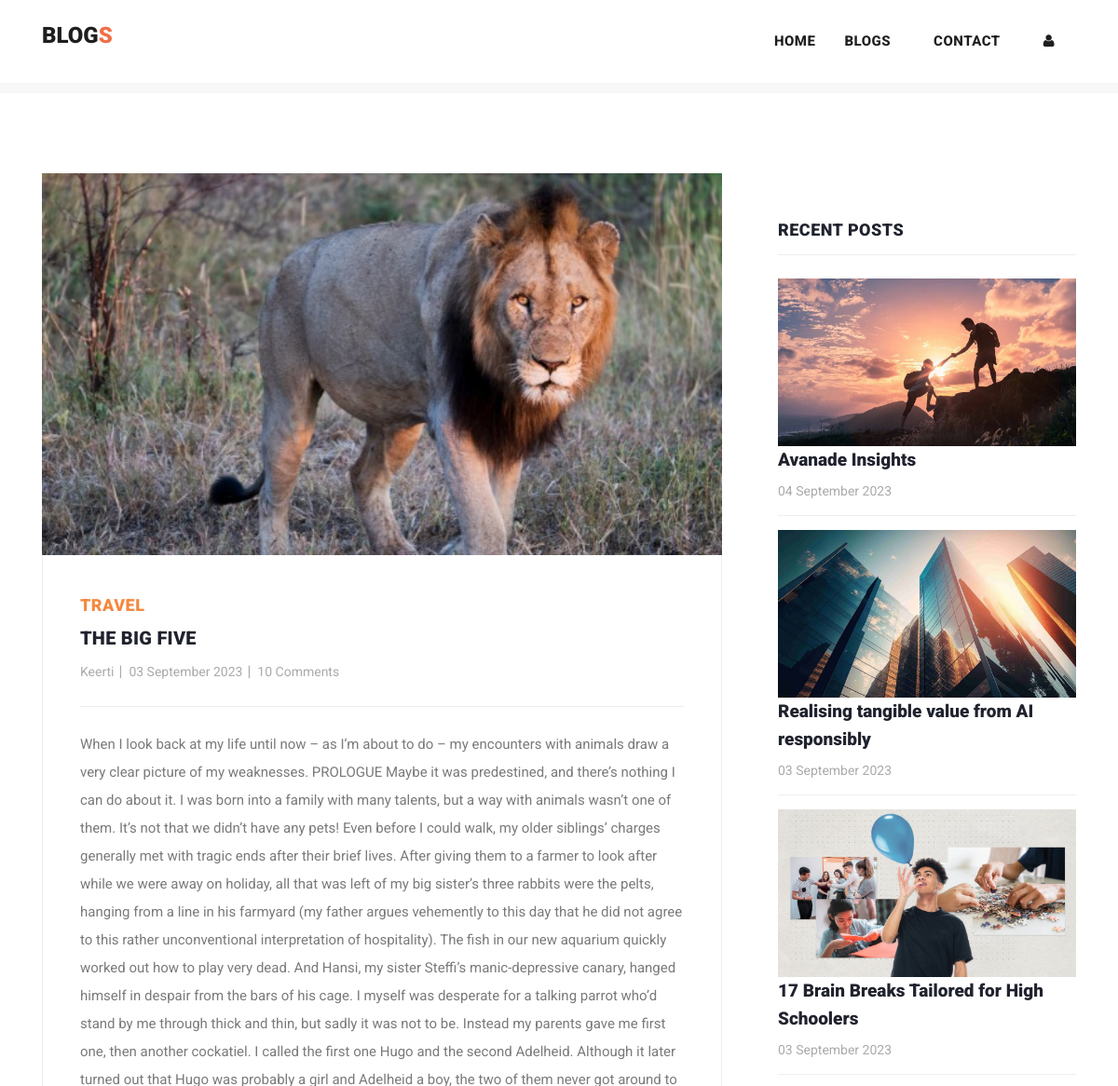
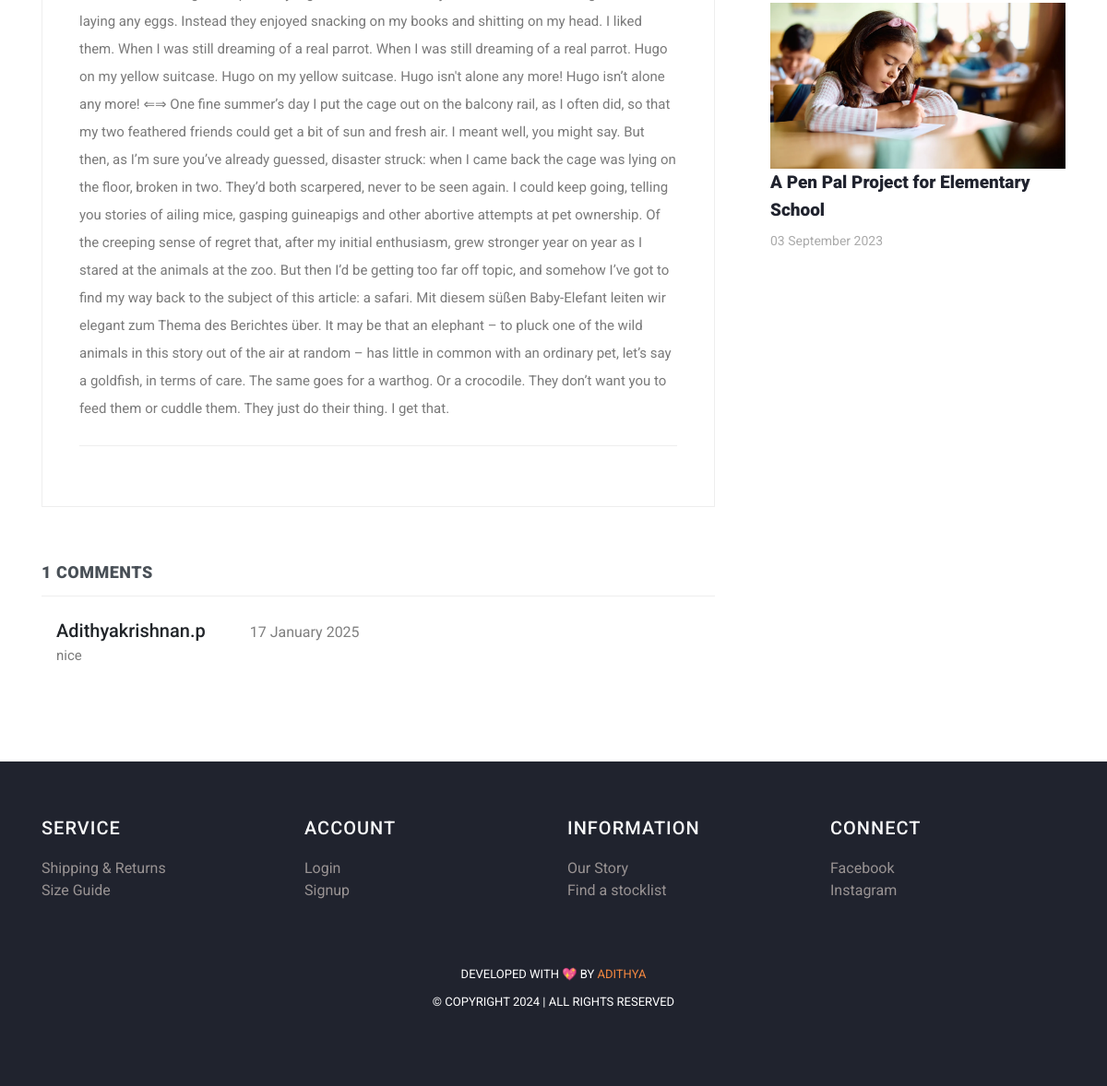
The app's page /post/19 with its own data (2 pictures, top to bottom).
### myapp/models.py (models this page shows, shortened)
class Post(models.Model):
    postname = models.CharField(max_length=600)
    category = models.CharField(max_length=600)
    image = models.ImageField(upload_to='images/posts',blank=True,null=True)
    content = models.CharField(max_length=100000)
    time = models.CharField(default=time,max_length=100, blank=True)
    likes = models.IntegerField(null=True,blank=True,default=0)
    user = models.ForeignKey(User,on_delete=models.CASCADE)

class Comment(models.Model):
    content = models.CharField(max_length=200)
    time = models.CharField(default=time,max_length=100, blank=True)
    post = models.ForeignKey(Post,on_delete=models.CASCADE)
    user = models.ForeignKey(User,on_delete=models.CASCADE)

### myapp/views.py (the view)
# urls.py: path("post/<int:id>",views.post,name="post"),
def post(request,id):
    post = Post.objects.get(id=id)
    return render(request,"post-details.html",{
        "user":request.user,
        'post':Post.objects.get(id=id),
        'recent_posts':Post.objects.all().order_by("-id"),
        'media_url':settings.MEDIA_URL,
        'comments':Comment.objects.filter(post_id = post.id),
        'total_comments': len(Comment.objects.filter(post_id = post.id))
    })

### templates/post-details.html (shortened to what this page needs)
{% load static %}
<!DOCTYPE html>
<html lang="en">
  <head>
    <link href="https://cdn.jsdelivr.net/npm/bootstrap@5.3.0-alpha3/dist/css/bootstrap.min.css" rel="stylesheet">
    <link href="{% static 'vendor/bootstrap/css/bootstrap.min.css' %}" rel="stylesheet">
    <link rel="stylesheet" href="{% static 'assets/css/fontawesome.css' %}">
    <link rel="stylesheet" href="{% static 'assets/css/templatemo-stand-blog.css' %}">
    <link rel="stylesheet" href="{% static 'assets/css/owl.css' %}">
  </head>
  <body>
    {%include 'header.html'%}
    <section class="blog-posts grid-system">
      <div class="container">
        <div class="row">
          <div class="col-lg-8">
            <div class="all-blog-posts">
              <div class="row">
                <div class="col-lg-12">
                  <div class="blog-post">
                    <div class="blog-thumb">
                      <img src="{{media_url}}{{post.image}}" alt="post_image">
                    </div>
                    <div class="down-content">
                      <span>{{post.category}}</span>
                      <a><h4>{{post.postname}}</h4></a>
                      <ul class="post-info">
                        <li><a href="#">{{post.user}}</a></li>
                        <li><a href="#">{{post.time}}</a></li>
                        <li><a href="#">10 Comments</a></li>
                      </ul>
                      <p>{{post.content}}</p>
                    </div>
                  </div>
                </div>
                <div class="col-lg-12">
                  <div class="sidebar-item comments">
                    <div class="sidebar-heading">
                      <h2 class="text-dark-emphasis">{{total_comments}} comments</h2>
                    </div>
                    <div class="content">
                      <ul>
                        {% for comment in comments %}
                        <li style="display: block;">
                          <div class="ps-3">
                            <h5>{{comment.user}}<span class="small text-black-50 px-5 text-danger">{{comment.time}}</span>
                            </h5>
                            <p>{{comment.content}}</p>
                          </div>
                        </li>
                        {% endfor %}
                      </ul>
                    </div>
                  </div>
                </div>
              </div>
            </div>
          </div>
          <div class="col-lg-4">
            <div class="sidebar">
              <div class="row">
                <div class="col-lg-12">
                  <div class="sidebar-item recent-posts">
                    <div class="sidebar-heading">
                      <h2>Recent Posts</h2>
                    </div>
                    <div class="content">
                      <ul>
                        {% for post in recent_posts|slice:"0:4" %}
                        <li>
                          <img src="{{media_url}}{{post.image}}" class="img-fluid" alt="">
                          <a href="post-details.html">
                            <a href="{% url 'post' post.id %}" class="text-decoration-none text-dark"><h5>{{post.postname}}</h5></a>
                          <span>{{post.time}}</span>
                        </a></li>
                        {% endfor %}
                      </ul>
                    </div>
                  </div>
                </div>
              </div>
            </div>
          </div>
        </div>
      </div>
    </section>
   {% include "footer.html" %}
  </body>
</html>

### templates/header.html (shortened to what this page needs)
<header class="">
  <nav class="navbar navbar-expand-lg bg-white">
    <div class="container">
      <a class="navbar-brand" href="{% url 'index' %}">
        <h2>Blog<span style="color: rgb(241, 110, 70);">S</span></h2>
      </a>
      <div class="collapse navbar-collapse" id="navbarResponsive">
        <ul class="navbar-nav ml-auto">
          <li>
            <a class="nav-link" href="{% url 'index' %}">Home
            </a>
          </li>
          <li class="nav-item">
            <a class="nav-link" href="{% url 'blog' %}">Blogs</a>
          </li>
          <li class="nav-item">
            <a class="nav-link" href="{% url 'contact' %}">Contact</a>
          </li>
          {% if user.is_authenticated %}
          <li class="nav-item">
            <a class="nav-link" href="{% url 'create' %}">Create</a>
          </li>
          <li class="nav-item">
            <a class="nav-link" href="{% url 'profile' user.id %}">Profile</a>
          </li>
          <li class="nav-item">
            <a class="nav-link text-primary" href="{% url 'logout' %}">Logout</a>
          </li>
          {% else %}
          <li class="nav-item">
            <a class="nav-link" href="{% url 'signin' %}"><i class="fa fa-user"></i></a>
          </li>
          {% endif %}
        </ul>
      </div>
    </div>
  </nav>
</header>
<div class="main-banner header-text">
  <div class="container-fluid">
    <div class="owl-banner owl-carousel">
    </div>
  </div>
</div>

### templates/footer.html (shortened to what this page needs)
<footer>
  <div class="container">
    <div class="row">
      <div class="col-lg-3 col-md-6 col-sm-12">
        <h4 class="text-light">SERVICE</h4>
        <ul>
          <li><a href="#">Shipping & Returns</a></li>
          <li><a href="#">Size Guide</a></li>
        </ul>
      </div>
      <div class="col-lg-3 col-md-6 col-sm-12">
        <h4 class="text-light">ACCOUNT</h4>
        <ul>
          <li><a href="{% url 'signin' %}">Login</a></li>
          <li><a href="{% url 'signup' %}">Signup</a></li>
        </ul>
      </div>
      <div class="col-lg-3 col-md-6 col-sm-12">
        <h4 class="text-light">INFORMATION</h4>
        <ul>
          <li><a href="{% url 'blog' %}">Our Story</a></li>
          <li><a href="#">Find a stocklist</a></li>
        </ul>
      </div>
      <div class="col-lg-3 col-md-6 col-sm-12">
        <h4 class="text-light">CONNECT</h4>
        <ul>
          <li><a href="https://www.linkedin.com">Facebook</a></li>
          <li><a href="https://www.linkedin.com">Instagram</a></li>
        </ul>
      </div>
    </div>
  </div>
  <div class="container mt-5">
    <div class="row">
      <div class="col-lg-12">
        <div class="p-3">
          <p>Developed with 💖 by <a href="https://www.linkedin.com">Adithya</a> <br>
            &copy; Copyright 2024 | All Rights Reserved
        </div>
      </div>
    </div>
  </div>
</footer>

### static/assets/css/templatemo-stand-blog.css (style rules this page uses)
body { font-family: 'Roboto', sans-serif; overflow-x: hidden; text-rendering: optimizeLegibility; -webkit-font-smoothing: antialiased; -moz-osx-font-smoothing: grayscale; }
p { margin-bottom: 0px; font-size: 15px; font-weight: 400; color: #7a7a7a; line-height: 30px; }
a { text-decoration: none!important; }
ul { padding: 0; margin: 0; list-style: none; }
h1,h2,h3,h4,h5,h6 { margin: 0px; }
header { position: absolute; z-index: 99999; width: 100%; height: 100px; background-color: #f7f7f7; -webkit-transition: all 0.3s ease-in-out 0s; -moz-transition: all 0.3s ease-in-out 0s; -o-transition: all 0.3s ease-in-out 0s; transition: all 0.3s ease-in-out 0s; }
header .navbar { padding: 25px 0px; }
.navbar .navbar-brand { float: left; margin-top: -12px; outline: none; }
.navbar .navbar-brand h2 { color: #1e1e1e; text-transform: uppercase; font-size: 24px; font-weight: 900; -webkit-transition: all .3s ease 0s; -moz-transition: all .3s ease 0s; -o-transition: all .3s ease 0s; transition: all .3s ease 0s; }
#navbarResponsive { z-index: 999; }
.navbar-collapse { text-align: center; }
.navbar .navbar-nav .nav-item { margin: 0px 15px; }
.navbar .navbar-nav a.nav-link { text-transform: capitalize; font-size: 15px; font-weight: 800; text-transform: uppercase; letter-spacing: 0.5px; color: #1e1e1e; transition: all 0.3s; }
.main-banner .container-fluid { padding: 0px 10px; margin-bottom: -24px; }
.owl-banner { padding-top: 110px; }
.blog-posts { margin-top: 100px; }
.blog-posts .blog-post { margin-bottom: 30px; }
.blog-posts .blog-thumb img { width: 100%; overflow: hidden; }
.blog-posts .down-content { padding: 40px; border-right: 1px solid #eee; border-left: 1px solid #eee; border-bottom: 1px solid #eee; }
.blog-posts .down-content span { font-size: 18px; text-transform: uppercase; letter-spacing: 0.5px; font-weight: 900; color: #f48840; }
.blog-posts .down-content h4 { font-size: 24px; text-transform: capitalize; letter-spacing: 0.5px; font-weight: 900; color: #20232e; margin: 10px 0px 12px 0px; }
.blog-posts .down-content ul.post-info li { display: inline-block; margin-right: 8px; }
.blog-posts .down-content ul.post-info li:after { content: '|'; color: #aaa; margin-left: 8px; }
.blog-posts .down-content h4 { font-size: 20px; letter-spacing: 0.25px; }
.grid-system .down-content ul.post-info li { margin-right: 3px; }
.grid-system .down-content ul.post-info li:after { margin-left: 5px; }
.blog-posts .down-content ul.post-info li:last-child::after { display: none; }
.blog-posts .down-content ul.post-info li a { font-size: 14px; color: #aaa; font-weight: 400; transition: all .3s; }
.blog-posts .down-content p { padding: 25px 0px; margin: 25px 0px; border-top: 1px solid #eee; border-bottom: 1px solid #eee; }
.blog-posts .sidebar-heading h2 { font-size: 18px; text-transform: uppercase; font-weight: 900; letter-spacing: 0.5px; color: #20232e; border-bottom: 1px solid #eee; padding-bottom: 15px; margin-bottom: 25px; }
.blog-posts .comments { margin-top: 30px; }
.blog-posts .comments ul li { display: inline-block; margin-bottom: 20px; padding-bottom: 20px; border-bottom: 1px solid #eee; }
.blog-posts .comments ul li:last-child { margin-bottom: 0px; padding-bottom: 0px; border-bottom: none; }
.sidebar { margin-left: 30px; }
.sidebar .sidebar-item { margin-top: 50px; }
.sidebar .sidebar-heading h2 { font-size: 18px; text-transform: uppercase; font-weight: 900; letter-spacing: 0.5px; color: #20232e; border-bottom: 1px solid #eee; padding-bottom: 15px; margin-bottom: 25px; }
.sidebar .recent-posts ul li { margin-bottom: 15px; padding-bottom: 15px; border-bottom: 1px solid #eee; }
.sidebar .recent-posts ul li:last-child { margin-bottom: 0px; padding-bottom: 0px; border-bottom: none; }
.sidebar .recent-posts ul li h5 { font-size: 19px; font-weight: 900; color: #20232e; line-height: 30px; transition: all 0.3s; }
.sidebar .recent-posts ul li span { display: block; font-size: 14px; color: #aaa; margin-top: 8px; }
footer { margin-top: 100px; text-align: center; background-color: #20232e; padding: 60px 0px; }
footer p { font-size: 13px; text-transform: uppercase; color: #fff; }
footer p a { color: #f48840; }

### templates/footer.html (style rules this page uses)
h4 { text-align: left; color: #dfdada; letter-spacing: 1px; margin-bottom: 20px; font-size: 20px; }
li { text-decoration: none; text-align: left; }
li a { color: rgb(153, 147, 147); }

### records on screen
Post: image (picture), category "TRAVEL", postname "THE BIG FIVE", user "Keerti", time "03 September 2023", content "When I look back at my life until now – as I’m about to do – my encounters with animals draw a very clear picture of my weaknesses. PROLOGUE Maybe it was predestined, and there’s nothing I can do about it. I was born into a family with many talents, but a way with animals wasn’t one of them. It’s not that we didn’t have any pets! Even before I could walk, my older siblings’ charges generally met with tragic ends after their brief lives. After giving them to a farmer to look after while we were away on holiday, all that was left of my big sister’s three rabbits were the pelts, hanging from a line in his farmyard (my father argues vehemently to this day that he did not agree to this rather…"
Comment: user "Adithyakrishnan.p", time "17 January 2025", content "nice"
Post: image (picture), postname "Avanade Insights", time "04 September 2023"
Post: image (picture), postname "Realising tangible value from AI responsibly", time "03 September 2023"
Post: image (picture), postname "17 Brain Breaks Tailored for High Schoolers", time "03 September 2023"
Post: image (picture), postname "A Pen Pal Project for Elementary School", time "03 September 2023"

### other values on screen
{{ total_comments }} "1"
